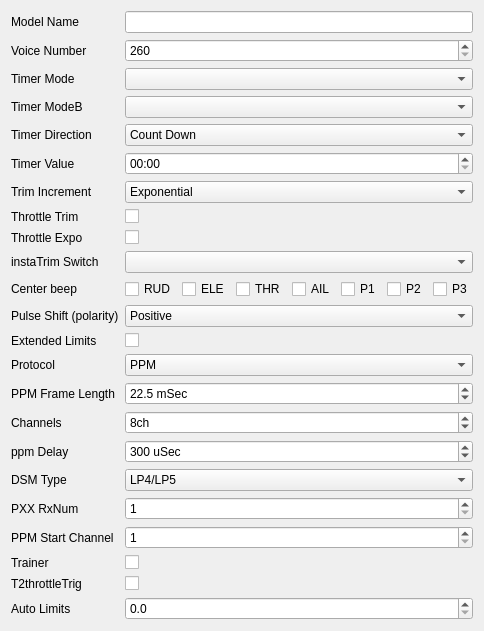
     <widget class="QWidget" name="tabModelSetup">
      <attribute name="title">
       <string>Setup</string>
      </attribute>
      <layout class="QFormLayout" name="formLayout">
       <property name="fieldGrowthPolicy">
        <enum>QFormLayout::AllNonFixedFieldsGrow</enum>
       </property>
       <item row="0" column="0">
        <widget class="QLabel" name="label">
         <property name="text">
          <string>Model Name</string>
         </property>
        </widget>
       </item>
       <item row="0" column="1">
        <widget class="QLineEdit" name="modelNameLE">
         <property name="maxLength">
          <number>10</number>
         </property>
        </widget>
       </item>
       <item row="3" column="0">
        <widget class="QLabel" name="label_2">
         <property name="text">
          <string>Timer Mode</string>
         </property>
        </widget>
       </item>
       <item row="3" column="1">
        <widget class="QComboBox" name="timerModeCB"/>
       </item>
       <item row="6" column="0">
        <widget class="QLabel" name="label_3">
         <property name="text">
          <string>Timer Direction</string>
         </property>
        </widget>
       </item>
       <item row="6" column="1">
        <widget class="QComboBox" name="timerDirCB">
         <item>
          <property name="text">
           <string>Count Down</string>
          </property>
         </item>
         <item>
          <property name="text">
           <string>Count Up</string>
          </property>
         </item>
        </widget>
       </item>
       <item row="7" column="0">
        <widget class="QLabel" name="label_4">
         <property name="text">
          <string>Timer Value</string>
         </property>
        </widget>
       </item>
       <item row="7" column="1">
        <widget class="QTimeEdit" name="timerValTE">
         <property name="accelerated">
          <bool>true</bool>
         </property>
         <property name="currentSection">
          <enum>QDateTimeEdit::MinuteSection</enum>
         </property>
         <property name="displayFormat">
          <string>mm:ss</string>
         </property>
        </widget>
       </item>
       <item row="8" column="0">
        <widget class="QLabel" name="label_10">
         <property name="text">
          <string>Trim Increment</string>
         </property>
        </widget>
       </item>
       <item row="8" column="1">
        <widget class="QComboBox" name="trimIncCB">
         <item>
          <property name="text">
           <string>Exponential</string>
          </property>
         </item>
         <item>
          <property name="text">
           <string>Extra Fine</string>
          </property>
         </item>
         <item>
          <property name="text">
           <string>Fine</string>
          </property>
         </item>
         <item>
          <property name="text">
           <string>Medium</string>
          </property>
         </item>
         <item>
          <property name="text">
           <string>Coarse</string>
          </property>
         </item>
        </widget>
       </item>
       <item row="9" column="0">
        <widget class="QLabel" name="label_7">
         <property name="text">
          <string>Throttle Trim</string>
         </property>
        </widget>
       </item>
       <item row="9" column="1">
        <widget class="QCheckBox" name="thrTrimChkB">
         <property name="text">
          <string/>
         </property>
        </widget>
       </item>
       <item row="10" column="0">
        <widget class="QLabel" name="label_8">
         <property name="text">
          <string>Throttle Expo</string>
         </property>
        </widget>
       </item>
       <item row="10" column="1">
        <widget class="QCheckBox" name="thrExpoChkB">
         <property name="text">
          <string/>
         </property>
        </widget>
       </item>
       <item row="11" column="0">
        <widget class="QLabel" name="label_11">
         <property name="text">
          <string>instaTrim Switch</string>
         </property>
        </widget>
       </item>
       <item row="11" column="1">
        <widget class="QComboBox" name="trimSWCB"/>
       </item>
       <item row="12" column="0">
        <widget class="QLabel" name="label_12">
         <property name="text">
          <string>Center beep</string>
         </property>
        </widget>
       </item>
       <item row="12" column="1">
        <layout class="QGridLayout" name="gridLayout_2">
         <item row="0" column="0">
          <widget class="QCheckBox" name="bcRUDChkB">
           <property name="text">
            <string>RUD</string>
           </property>
          </widget>
         </item>
         <item row="0" column="1">
          <widget class="QCheckBox" name="bcELEChkB">
           <property name="text">
            <string>ELE</string>
           </property>
          </widget>
         </item>
         <item row="0" column="2">
          <widget class="QCheckBox" name="bcTHRChkB">
           <property name="text">
            <string>THR</string>
           </property>
          </widget>
         </item>
         <item row="0" column="3">
          <widget class="QCheckBox" name="bcAILChkB">
           <property name="text">
            <string>AIL</string>
           </property>
          </widget>
         </item>
         <item row="0" column="4">
          <widget class="QCheckBox" name="bcP1ChkB">
           <property name="text">
            <string>P1</string>
           </property>
          </widget>
         </item>
         <item row="0" column="5">
          <widget class="QCheckBox" name="bcP2ChkB">
           <property name="text">
            <string>P2</string>
           </property>
          </widget>
         </item>
         <item row="0" column="6">
          <widget class="QCheckBox" name="bcP3ChkB">
           <property name="text">
            <string>P3</string>
           </property>
          </widget>
         </item>
        </layout>
       </item>
       <item row="13" column="0">
        <widget class="QLabel" name="label_13">
         <property name="text">
          <string>Pulse Shift (polarity)</string>
         </property>
        </widget>
       </item>
       <item row="13" column="1">
        <widget class="QComboBox" name="pulsePolCB">
         <item>
          <property name="text">
           <string>Positive</string>
          </property>
         </item>
         <item>
          <property name="text">
           <string>Negative</string>
          </property>
         </item>
        </widget>
       </item>
       <item row="14" column="0">
        <widget class="QLabel" name="label_55">
         <property name="text">
          <string>Extended Limits</string>
         </property>
        </widget>
       </item>
       <item row="14" column="1">
        <widget class="QCheckBox" name="extendedLimitsChkB">
         <property name="text">
          <string/>
         </property>
        </widget>
       </item>
       <item row="15" column="0">
        <widget class="QLabel" name="label_5">
         <property name="text">
          <string>Protocol</string>
         </property>
        </widget>
       </item>
       <item row="15" column="1">
        <widget class="QComboBox" name="protocolCB">
         <item>
          <property name="text">
           <string notr="true">PPM</string>
          </property>
         </item>
         <item>
          <property name="text">
           <string>PXX</string>
          </property>
         </item>
         <item>
          <property name="text">
           <string>DSM2</string>
          </property>
         </item>
         <item>
          <property name="text">
           <string>PPM16</string>
          </property>
         </item>
         <item>
          <property name="text">
           <string>PPMSIM</string>
          </property>
         </item>
        </widget>
       </item>
       <item row="17" column="0">
        <widget class="QLabel" name="label_6">
         <property name="text">
          <string>Channels</string>
         </property>
        </widget>
       </item>
       <item row="17" column="1">
        <widget class="QSpinBox" name="numChannelsSB">
         <property name="suffix">
          <string>ch</string>
         </property>
         <property name="minimum">
          <number>4</number>
         </property>
         <property name="maximum">
          <number>16</number>
         </property>
         <property name="singleStep">
          <number>2</number>
         </property>
         <property name="value">
          <number>8</number>
         </property>
        </widget>
       </item>
       <item row="18" column="0">
        <widget class="QLabel" name="label_9">
         <property name="text">
          <string>ppm Delay</string>
         </property>
        </widget>
       </item>
       <item row="18" column="1">
        <widget class="QSpinBox" name="ppmDelaySB">
         <property name="suffix">
          <string> uSec</string>
         </property>
         <property name="minimum">
          <number>100</number>
         </property>
         <property name="maximum">
          <number>800</number>
         </property>
         <property name="singleStep">
          <number>50</number>
         </property>
         <property name="value">
          <number>300</number>
         </property>
        </widget>
       </item>
       <item row="16" column="1">
        <widget class="QDoubleSpinBox" name="ppmFrameLengthDSB">
         <property name="suffix">
          <string> mSec</string>
         </property>
         <property name="decimals">
          <number>1</number>
         </property>
         <property name="minimum">
          <double>12.500000000000000</double>
         </property>
         <property name="maximum">
          <double>32.500000000000000</double>
         </property>
         <property name="singleStep">
          <double>0.500000000000000</double>
         </property>
         <property name="value">
          <double>22.500000000000000</double>
         </property>
        </widget>
       </item>
       <item row="16" column="0">
        <widget class="QLabel" name="label_113">
         <property name="text">
          <string>PPM Frame Length</string>
         </property>
        </widget>
       </item>
       <item row="22" column="0">
        <widget class="QLabel" name="label_114">
         <property name="text">
          <string>Trainer</string>
         </property>
        </widget>
       </item>
       <item row="23" column="0">
        <widget class="QLabel" name="label_115">
         <property name="text">
          <string>T2throttleTrig</string>
         </property>
        </widget>
       </item>
       <item row="22" column="1">
        <widget class="QCheckBox" name="TrainerChkB">
         <property name="text">
          <string/>
         </property>
        </widget>
       </item>
       <item row="23" column="1">
        <widget class="QCheckBox" name="T2ThrTrgChkB">
         <property name="text">
          <string/>
         </property>
        </widget>
       </item>
       <item row="19" column="0">
        <widget class="QLabel" name="label_116">
         <property name="text">
          <string>DSM Type</string>
         </property>
        </widget>
       </item>
       <item row="20" column="0">
        <widget class="QLabel" name="label_117">
         <property name="text">
          <string>PXX RxNum</string>
         </property>
        </widget>
       </item>
       <item row="19" column="1">
        <widget class="QComboBox" name="DSM_Type">
         <item>
          <property name="text">
           <string>LP4/LP5</string>
          </property>
         </item>
         <item>
          <property name="text">
           <string>DSM2only</string>
          </property>
         </item>
         <item>
          <property name="text">
           <string>DSM2/DSMX</string>
          </property>
         </item>
        </widget>
       </item>
       <item row="20" column="1">
        <widget class="QSpinBox" name="pxxRxNum">
         <property name="suffix">
          <string/>
         </property>
         <property name="minimum">
          <number>1</number>
         </property>
         <property name="maximum">
          <number>125</number>
         </property>
         <property name="singleStep">
          <number>1</number>
         </property>
         <property name="value">
          <number>1</number>
         </property>
        </widget>
       </item>
       <item row="4" column="1">
        <widget class="QComboBox" name="timerModeBCB"/>
       </item>
       <item row="4" column="0">
        <widget class="QLabel" name="label_118">
         <property name="text">
          <string>Timer ModeB</string>
         </property>
        </widget>
       </item>
       <item row="1" column="1">
        <widget class="QSpinBox" name="VoiceNumberSB">
         <property name="suffix">
          <string/>
         </property>
         <property name="minimum">
          <number>260</number>
         </property>
         <property name="maximum">
          <number>309</number>
         </property>
         <property name="singleStep">
          <number>1</number>
         </property>
         <property name="value">
          <number>260</number>
         </property>
        </widget>
       </item>
       <item row="1" column="0">
        <widget class="QLabel" name="label_121">
         <property name="text">
          <string>Voice Number</string>
         </property>
        </widget>
       </item>
       <item row="21" column="1">
        <widget class="QSpinBox" name="PPM1stChan">
         <property name="suffix">
          <string/>
         </property>
         <property name="minimum">
          <number>1</number>
         </property>
         <property name="maximum">
          <number>8</number>
         </property>
         <property name="singleStep">
          <number>1</number>
         </property>
         <property name="value">
          <number>1</number>
         </property>
        </widget>
       </item>
       <item row="21" column="0">
        <widget class="QLabel" name="label_126">
         <property name="text">
          <string>PPM Start Channel</string>
         </property>
        </widget>
       </item>
       <item row="24" column="0">
        <widget class="QLabel" name="label_151">
         <property name="text">
          <string>Auto Limits</string>
         </property>
        </widget>
       </item>
       <item row="24" column="1">
        <widget class="QDoubleSpinBox" name="autoLimitsSB">
         <property name="decimals">
          <number>1</number>
         </property>
         <property name="maximum">
          <double>10.000000000000000</double>
         </property>
        </widget>
       </item>
      </layout>
     </widget>
